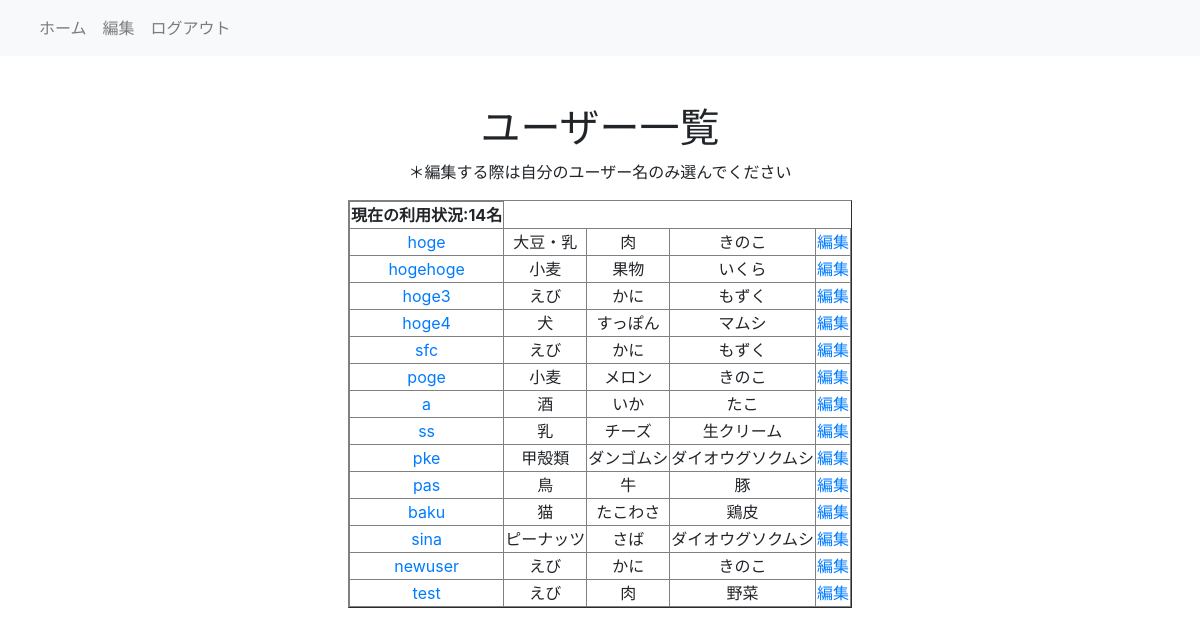
The page /show on the database as committed earlier.
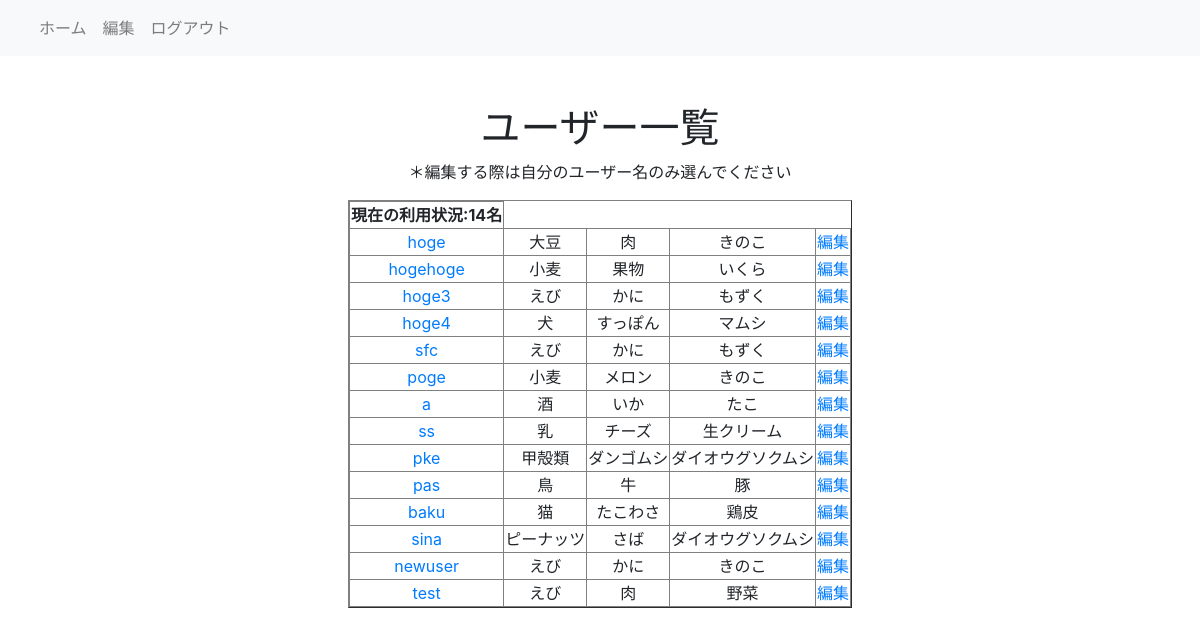
The same page on the database as committed later.
### myapp/models.py (models this page shows)
class UserInfo(models.Model):
    userName = models.CharField(max_length=200,unique=True)
    allergy = models.CharField(max_length=200, null=True)
    like = models.CharField(max_length=200, null=True)
    dislike = models.CharField(max_length=200, null=True)

### myapp/views.py (the view)
# urls.py: path('show', views.showUsers, name='showUsers'),
def showUsers(request):
    usefinfo = UserInfo.objects.all()
    context = {
    'msg': '現在の利用状況',
    'userinfo': usefinfo,
    'count':usefinfo.count,
    }
    return render(request, 'myapp/users.html',context)

### myapp/templates/myapp/users.html
{% extends 'myapp/base.html' %}
{% block content%}
<h1>ユーザー一覧</h1>
<p>＊編集する際は自分のユーザー名のみ選んでください</p>
<table border="1" style="border-collapse: collapse; display: inline-block;">
<thead>
<tr>
<th>{{msg}}:{{count}}名</th>
</tr>
</thead>
<tbody>
{% for user in userinfo %}
<tr>
<td><a href="{% url 'showDetail' user.id %}">{{user.userName}}</a></td>
<td>{{user.allergy}}</td>
<td>{{user.like}}</td>
<td>{{user.dislike}}</td>
<td><a href="{% url 'showEditUserForm' user.id %}">編集</a></td>
</tr>
{% endfor %}
</tbody>
</table>
{% endblock %}

Rows that differ between the two databases and show on the page:
changed UserInfo "hoge": allergy "大豆・乳" → "大豆"
